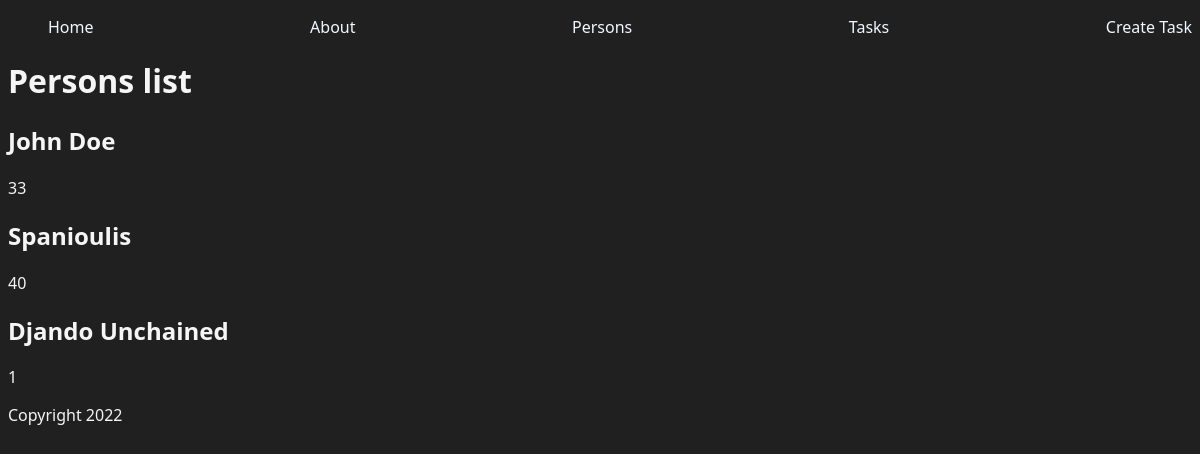
The app's page /persons/ with its own data.
### myapp/models.py (models this page shows, shortened)
class Person(models.Model):
    name = models.CharField(max_length=100)
    age = models.IntegerField()
    gender = models.CharField(max_length=100)

### myapp/views.py (the view)
# urls.py: path('persons/', views.persons, name='persons'),
def persons(request):
  persons = Person.objects.all( )
  return render(request, 'persons/persons.html', {
    "persons": persons,
  })

### myapp/templates/persons/persons.html
{% extends 'layouts/menu.html' %} {% block content %}
<main>
	<h1>Persons list</h1>
	{% for person in persons %}
	<article>
		<h2>{{person.name}}</h2>
		<p>{{person.age}}</p>
	</article>
	{% endfor %}
</main>
{% endblock %}

### records on screen
Person: name "John Doe", age "33"
Person: name "Spanioulis", age "40"
Person: name "Djando Unchained", age "1"
